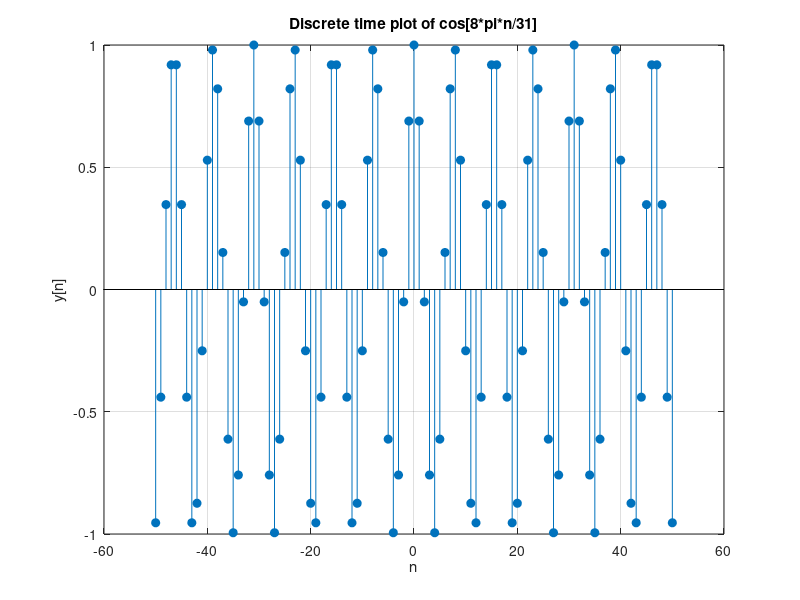

Recreate this plot in MATLAB.
inputs = -50:50;
outputs = zeros(size(inputs));
pi_value = pi;

for i = 1:length(inputs)
    arg = 8 * pi_value * inputs(i) / 31;
    ans = cos(arg);
    outputs(i) = ans;
end

stem(inputs, outputs, 'filled')
title('Discrete time plot of cos[8*pi*n/31]')
xlabel('n')
ylabel('y[n]')
grid on
